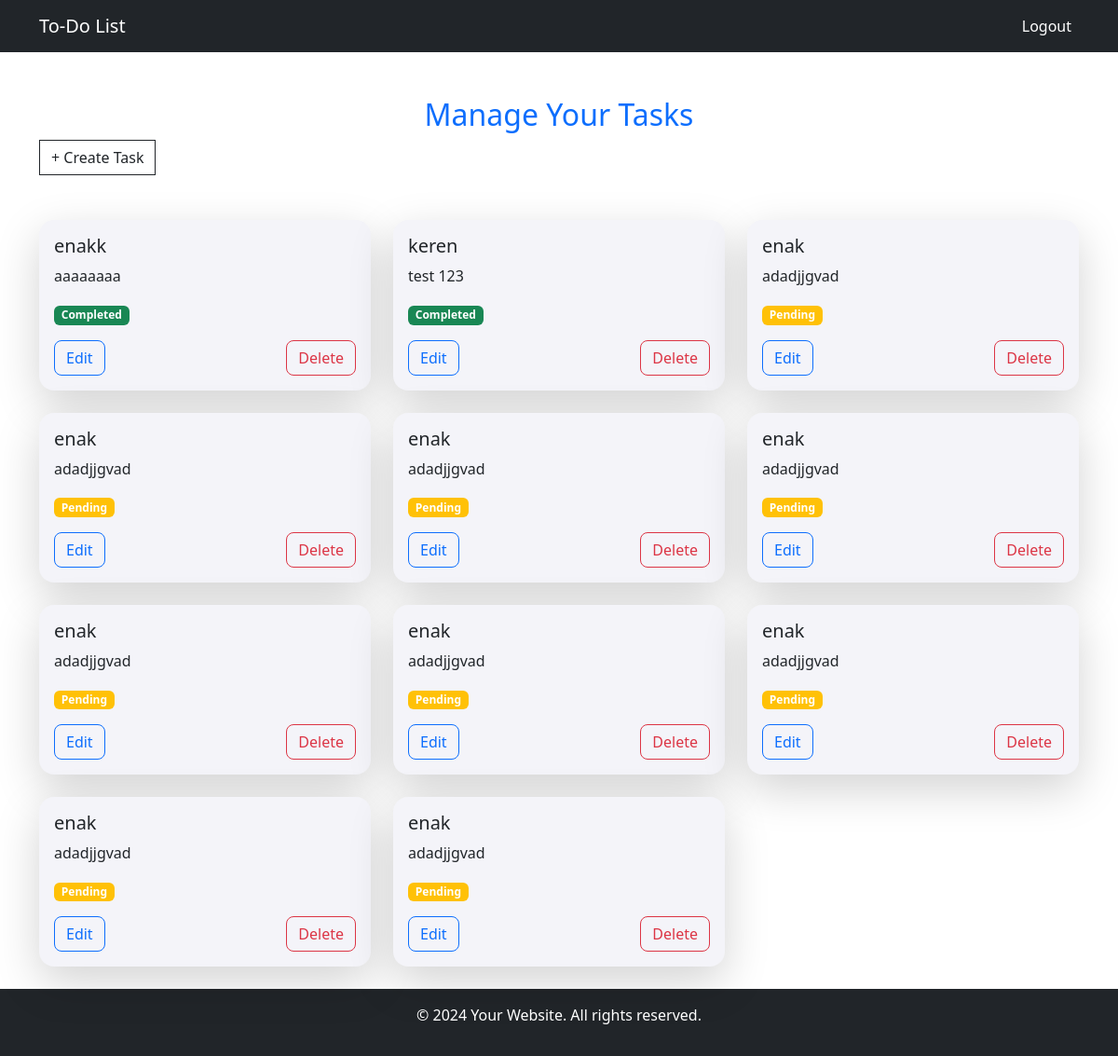
The app's page /views/index.php (signed in) with its own data.
### tables this page shows
CREATE TABLE `tasks` (
  `id` int(11) NOT NULL,
  `title` varchar(255) NOT NULL,
  `description` text DEFAULT NULL,
  `status` enum('pending','completed') DEFAULT 'pending',
  `user_id` int(11) DEFAULT NULL
);

### views/index.php (the view, shortened to what this page needs)
<?php
include('../includes/db.php');
$sql = "SELECT * FROM tasks WHERE user_id = " . $_SESSION['user_id'];
$result = $conn->query($sql);
?>
<?php include('../includes/header.php'); ?>
<div class="container">
    <h2 class="mt-5 text-center text-primary">Manage Your Tasks</h2>
    <button class="btn btn-outline-dark rounded-0" data-bs-toggle="modal" data-bs-target="#createModal">+ Create Task</button>
    <div class="row mt-5">
        <?php while ($row = $result->fetch_assoc()): ?>
            <div class="col-md-4">
                <div class="task-card shadow-lg p-3 mb-4 rounded-4" style="background: #f4f4f9; transition: transform 0.3s ease;">
                    <h5 class="task-title text-dark"><?php echo $row['title']; ?></h5>
                    <p class="task-description"><?php echo $row['description']; ?></p>
                    <p class="task-status">
                        <span class="badge <?php echo $row['status'] === 'completed' ? 'bg-success' : 'bg-warning'; ?>"><?php echo ucfirst($row['status']); ?></span>
                    </p>
                    <div class="d-flex justify-content-between align-items-center mt-3">
                        <button class="btn btn-outline-primary rounded-3" data-bs-toggle="modal" data-bs-target="#editModal<?php echo $row['id']; ?>">Edit</button>
                        <form method="POST" class="d-inline">
                            <button type="submit" name="delete" class="btn btn-outline-danger rounded-3" onclick="return confirm('Are you sure you want to delete this task?')">Delete</button>
                        </form>
                    </div>
                </div>
            </div>
        <?php endwhile; ?>
    </div>
</div>
<?php include('../includes/footer.php'); ?>

### includes/header.php (shortened to what this page needs)
<!DOCTYPE html>
<html lang="en">
<head>
    <link href="https://cdn.jsdelivr.net/npm/bootstrap@5.3.0-alpha1/dist/css/bootstrap.min.css" rel="stylesheet">
</head>
<body>
<nav class="navbar navbar-expand-lg navbar-light bg-dark">
    <div class="container">
        <a class="navbar-brand text-white" href="index.php">To-Do List</a>
        <ul class="navbar-nav ml-auto">
            <?php if (!isset($_SESSION['user_id'])): ?>
                <li class="nav-item"><a class="nav-link text-white" href="login.php">Login</a></li>
                <li class="nav-item"><a class="nav-link text-white" href="register.php">Register</a></li>
            <?php else: ?>
                <li class="nav-item"><a class="nav-link text-white" href="logout.php">Logout</a></li>
            <?php endif; ?>
        </ul>
    </div>
</nav>

### includes/footer.php (shortened to what this page needs)
<footer class="footer bg-dark text-white py-3">
    <div class="container text-center">
        <p>&copy; <?php echo date("Y"); ?> Your Website. All rights reserved.</p>
    </div>
</footer>
</body>
</html>

### records on screen
tasks: title "enakk", description "aaaaaaaa", status "Completed"
tasks: title "keren", description "test 123", status "Completed"
tasks: title "enak", description "adadjjgvad", status "Pending"
tasks: title "enak", description "adadjjgvad", status "Pending"
tasks: title "enak", description "adadjjgvad", status "Pending"
tasks: title "enak", description "adadjjgvad", status "Pending"
tasks: title "enak", description "adadjjgvad", status "Pending"
tasks: title "enak", description "adadjjgvad", status "Pending"
tasks: title "enak", description "adadjjgvad", status "Pending"
tasks: title "enak", description "adadjjgvad", status "Pending"
tasks: title "enak", description "adadjjgvad", status "Pending"
